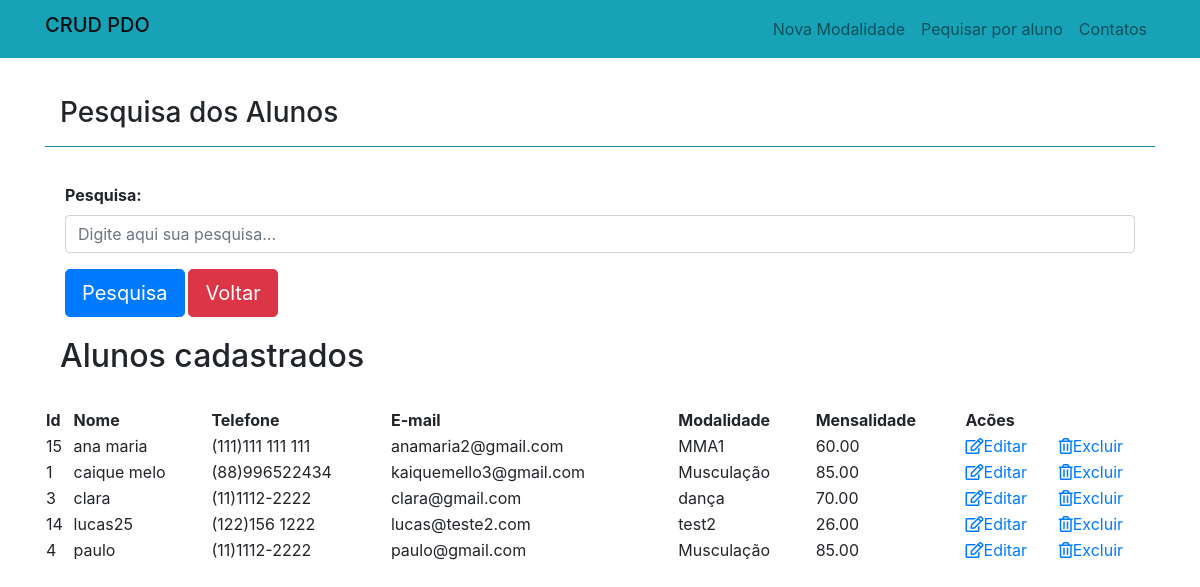
Screenshot of /public/pesquisarAluno.php with the database file from the repository.
### tables this page shows
CREATE TABLE `tb_alunos` (
  `id` int(11) NOT NULL,
  `nome` varchar(255) NOT NULL,
  `tel` varchar(20) NOT NULL,
  `email` varchar(255) NOT NULL,
  `modalidade` int(11) NOT NULL
);

CREATE TABLE `modalidades` (
  `id` int(11) NOT NULL,
  `modalidade` varchar(255) NOT NULL,
  `mensalidade` decimal(5,2) NOT NULL
);

### database/aluno/read.php (called while the page is built, shortened)
<?php
	$search = filter_input(INPUT_POST,'search', FILTER_SANITIZE_SPECIAL_CHARS);
	$readAluno = new Aluno();
	$readAluno->read($search);
 ?>

### classes/aluno.class.php (the view, shortened to what this page needs)
<?php
	class Aluno extends Conexao implements CrudAluno{
		public function read($search){
			$conn = $this->conectar();
			$search = $search .'%';
			$sql ="select tb_alunos.id, tb_alunos.nome,tb_alunos.tel,tb_alunos.email,tb_alunos.modalidade,modalidades.modalidade,modalidades.mensalidade from tb_alunos join modalidades
			on modalidades.id = tb_alunos.modalidade
			where tb_alunos.nome like :search order by nome" ;
			$stmt = $conn->prepare($sql);
			$stmt->bindparam('search',$search);
			$stmt->execute();
			$resul = $stmt->fetchALL();
			foreach ($resul as $value) {
				$id = $value['id'];
				echo "<tr>";
				echo '<td>'.$value['id'].'</td>';
				echo '<td>'.$value['nome'].'</td>';
				echo '<td>'.$value['tel'].'</td>';
				echo '<td>'.$value['email'].'</td>';
				echo '<td>'.$value['modalidade'].'</td>';
				echo '<td>'.$value['mensalidade'].'</td>';
				echo "<td><a href='EditarAluno.php?id=$id'><i class='far fa-edit'></i>Editar</a></td>";
				echo "<td><a href='../database/aluno/delete.php?id=$id'><i class='far fa-trash-alt'></i>Excluir</a></td>";
				echo "</tr>";
			}
		}
	}
?>

### confing/header.php (shortened to what this page needs)
<!doctype html>
<html lang="pt_br">
  <head>
    <link rel="stylesheet" href="https://stackpath.bootstrapcdn.com/bootstrap/4.3.1/css/bootstrap.min.css">
  </head>
  <link rel="stylesheet" href="https://use.fontawesome.com/releases/v5.8.2/css/all.css">
      <header class="mb-5">
        <nav class="navbar navbar-expand-md  navbar-light bg-info  fixed-top">
            <div class="container">
              <a href="home.php" class="navbar-brand">
                  <h5>CRUD PDO</h5>
              </a>
              <div class="collapse navbar-collapse " id="nav-principal">
                <ul class="navbar-nav ml-auto">
                    <li class="nav-item">
                        <a href="../public/home.php" class="nav-link">Nova Modalidade</a>
                    </li>
                    <li class="nav-item">
                        <a href="../public/pesquisarAluno.php" class="nav-link">Pequisar por aluno</a>
                    </li>
                    <li class="nav-item">
                      <a href="#rodape" class="nav-link">Contatos</a>
                    </li>
                </ul>
              </div>
            </div>
        </nav>
    </header>
  <body class="pt-5">
    <div class="container">

### public/pesquisarAluno.php
<?php require_once '../confing/header.php' ?>
  <div class="row">
    <div class="col-md-12">
  <h3 class="col-md-12">Pesquisa dos Alunos</h3>
  <hr class="bg-info">
  <div class="card-body font-weight-bold">
    <form action="" method="post">
      <div class="form-group">
        <label for="search">Pesquisa:</label>
        <input name="search" type="text" class="form-control"  placeholder="Digite aqui sua pesquisa...">
      </div>
      <button type="submit" class="btn btn-primary btn-lg">Pesquisa</button>
      <button type="submit" class="btn btn-danger btn-lg">Voltar</button>
    </form>
  </div>
<h2 class="col-md-12">Alunos cadastrados</h2>
<br>
<table class="col-md-12">
	<thead>
		<tr><th>Id</th><th>Nome</th><th>Telefone</th><th>E-mail</th><th>Modalidade</th><th>Mensalidade</th><th>Acões</th></tr>
	</thead>
	<tbody>
		<?php
		require_once '../database/aluno/read.php';
		 ?>
	</tbody>
</table>
</div>
<br><br>

### rows the page displays
tb_alunos: id "15", nome "ana maria", tel "(111)111 111 111", email "anamaria2@gmail.com", modalidade.modalidade "MMA1", modalidade.mensalidade "60.00"
tb_alunos: id "1", nome "caique melo", tel "(88)996522434", email "kaiquemello3@gmail.com", modalidade.modalidade "Musculação", modalidade.mensalidade "85.00"
tb_alunos: id "3", nome "clara", tel "(11)1112-2222", email "clara@gmail.com", modalidade.modalidade "dança", modalidade.mensalidade "70.00"
tb_alunos: id "14", nome "lucas25", tel "(122)156 1222", email "lucas@teste2.com", modalidade.modalidade "test2", modalidade.mensalidade "26.00"
tb_alunos: id "4", nome "paulo", tel "(11)1112-2222", email "paulo@gmail.com", modalidade.modalidade "Musculação", modalidade.mensalidade "85.00"
